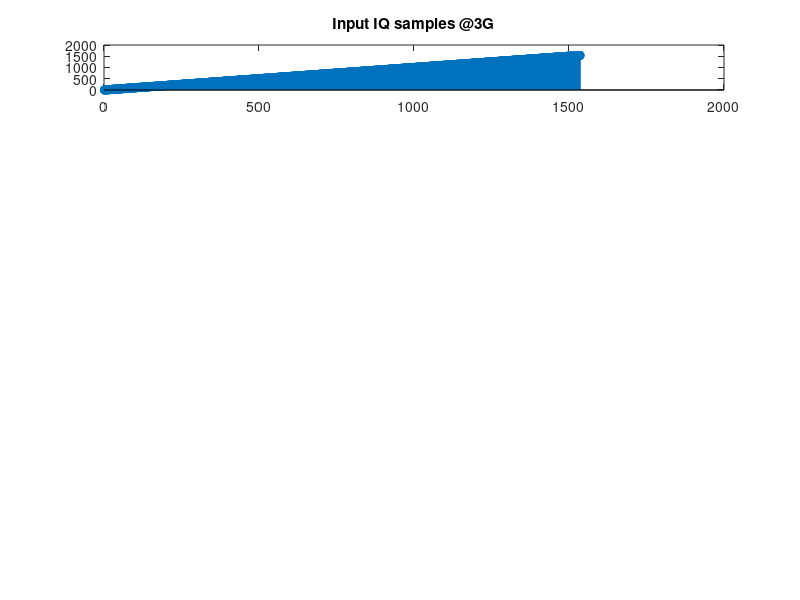

Source code (MATLAB): (Note: this script raises an error after producing the figure.)
% This program is to generate an input and output sample file for VHA DDC
% testing at 333gsps

clc;
clear;
close all;

num_vectors = 48;
num_samples_per_vector = 32;
num_samples = num_vectors * num_samples_per_vector;

for i = 1:num_samples
    input_iq (i) = i;        % ramp
end

n1 = 1:1:num_samples;
subplot(6,1,1); grid on;
stem(n1, input_iq); title("Input IQ samples @3G");

% write this into a file which can be sourced while running on FRIO
fileId = fopen("input_samples/downconversion/single_band_downconversion_3.txt", "w");
fprintf(fileId, "%08x\n", input_iq);
fclose(fileId);

% input_iq should be scaled down before giving as input to the matlab model
scale_factor = 2^-15;
input_iq_for_model = (input_iq * scale_factor);

% no filters enabled
config.vha_hbf_stages = [0 0 0 0];
config.agc_bit = 0;
config.format = 0;
config.fine_delay = 0;
config.coarse_delay = 0;

% now do an decimation
output_iq_from_model_3 = vha_decimate(input_iq_for_model, config);

% now scale the samples up
scale_factor = 2^15;
output_iq_3 = (output_iq_from_model_3 * scale_factor);

n2 = 1:1:length(output_iq_3);
subplot(6, 1, 2); grid on;
stem(n2, output_iq_3);  title ("Output - No filters enabled");

% write this output to another file
fileId = fopen("output_samples/downconversion/3g/single_band_downconversion_3.txt", "w");
fprintf(fileId, "%08x\n", output_iq_3);
fclose(fileId);

% enable w1
config.vha_hbf_stages = [1 0 0 0];

% now do an decimation
output_iq_from_model_1p5 = vha_decimate(input_iq_for_model, config);

% now scale the samples up
output_iq_1p5 = (output_iq_from_model_1p5 * scale_factor);

n2 = 1:1:length(output_iq_1p5);
subplot(6, 1, 3); grid on;
stem(n2, output_iq_1p5); title ("Output - W1 enabled");
fileId = fopen("output_samples/downconversion/3g/single_band_downconversion_1p5.txt", "w");
fprintf(fileId, "%08x\n", output_iq_1p5);
fclose(fileId);

% enable w1, w2
config.vha_hbf_stages = [1 1 0 0];

% now do an decimation
output_iq_from_model_p75 = vha_decimate(input_iq_for_model, config);

% now scale the samples up
output_iq_p75 = (output_iq_from_model_p75 * scale_factor);

n2 = 1:1:length(output_iq_p75);
subplot(6, 1, 4); grid on;
stem(n2, output_iq_p75);title ("Output - W1, W2 enabled");
fileId = fopen("output_samples/downconversion/3g/single_band_downconversion_p75.txt", "w");
fprintf(fileId, "%08x\n", output_iq_p75);
fclose(fileId);

% enable w1, w2, w3
config.vha_hbf_stages = [1 1 1 0];

% now do an decimation
output_iq_from_model_p375 = vha_decimate(input_iq_for_model, config);

% now scale the samples up
output_iq_p375 = (output_iq_from_model_p375 * scale_factor);

n2 = 1:1:length(output_iq_p375);
subplot(6, 1, 5); grid on;
stem(n2, output_iq_p375);title ("Output - W1, W2, W3 enabled");
fileId = fopen("output_samples/downconversion/3g/single_band_downconversion_p375.txt", "w");
fprintf(fileId, "%08x\n", output_iq_p375);
fclose(fileId);

% enable w1, w2, w3, w4
config.vha_hbf_stages = [1 1 1 1];

% now do an decimation
output_iq_from_model_p187 = vha_decimate(input_iq_for_model, config);

% now scale the samples up
output_iq_p187 = (output_iq_from_model_p187 * scale_factor);

n2 = 1:1:length(output_iq_p187);
subplot(6, 1, 6); grid on;
stem(n2, output_iq_p187);title ("Output - W1, W2, W3, W4 enabled");
fileId = fopen("output_samples/downconversion/3g/single_band_downconversion_p187.txt", "w");
for i = 1 : length(output_iq_p187)
    output_iq_p187_hex = dec2hex(output_iq_p187(i), 4);
    fprintf(fileId, "0000%s\n", output_iq_p187_hex);
end
fclose(fileId);

clear;
